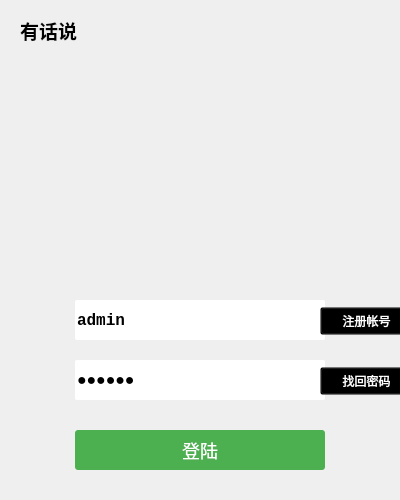
<?xml version="1.0" encoding="UTF-8"?>
<ui version="4.0">
 <class>WidgetLogin</class>
 <widget class="QWidget" name="WidgetLogin">
  <property name="enabled">
   <bool>true</bool>
  </property>
  <property name="geometry">
   <rect>
    <x>0</x>
    <y>0</y>
    <width>400</width>
    <height>500</height>
   </rect>
  </property>
  <property name="minimumSize">
   <size>
    <width>400</width>
    <height>500</height>
   </size>
  </property>
  <property name="maximumSize">
   <size>
    <width>400</width>
    <height>500</height>
   </size>
  </property>
  <property name="windowTitle">
   <string> 有话说</string>
  </property>
  <property name="autoFillBackground">
   <bool>true</bool>
  </property>
  <widget class="QWidget" name="widget" native="true">
   <property name="geometry">
    <rect>
     <x>0</x>
     <y>0</y>
     <width>400</width>
     <height>500</height>
    </rect>
   </property>
   <property name="autoFillBackground">
    <bool>true</bool>
   </property>
   <property name="styleSheet">
    <string notr="true"/>
   </property>
   <widget class="QPushButton" name="closeButton">
    <property name="enabled">
     <bool>true</bool>
    </property>
    <property name="geometry">
     <rect>
      <x>360</x>
      <y>10</y>
      <width>40</width>
      <height>40</height>
     </rect>
    </property>
    <property name="minimumSize">
     <size>
      <width>40</width>
      <height>40</height>
     </size>
    </property>
    <property name="maximumSize">
     <size>
      <width>40</width>
      <height>40</height>
     </size>
    </property>
    <property name="cursor">
     <cursorShape>ArrowCursor</cursorShape>
    </property>
    <property name="toolTip">
     <string>关闭</string>
    </property>
    <property name="toolTipDuration">
     <number>-1</number>
    </property>
    <property name="layoutDirection">
     <enum>Qt::LeftToRight</enum>
    </property>
    <property name="autoFillBackground">
     <bool>false</bool>
    </property>
    <property name="styleSheet">
     <string notr="true">
QPushButton#closeButton:!hover:!pressed{border-image:url(:/images/img/icon_close_gray_button.png);
background-repeat:no-repeat;
background-position:center;} 
QPushButton#closeButton:hover{border-image:url(:/images/img/icon_close_red_button.png);
background-repeat:no-repeat;
background-position:center;}  
 
QPushButton#closeButton:pressed,checked,clicked{border-image:url(:/images/img/icon_close_red_button.png);
background-repeat:no-repeat;
background-position:center;}

QPushButton#closeButton:released{border-image:url(:/images/img/icon_close_red_button.png);
background-repeat:no-repeat;
background-position:center;}</string>
    </property>
    <property name="text">
     <string/>
    </property>
    <property name="checkable">
     <bool>false</bool>
    </property>
    <property name="autoRepeat">
     <bool>false</bool>
    </property>
    <property name="autoExclusive">
     <bool>false</bool>
    </property>
    <property name="autoDefault">
     <bool>false</bool>
    </property>
    <property name="default">
     <bool>false</bool>
    </property>
    <property name="flat">
     <bool>true</bool>
    </property>
   </widget>
   <widget class="QLineEdit" name="accountEdit">
    <property name="geometry">
     <rect>
      <x>75</x>
      <y>300</y>
      <width>250</width>
      <height>40</height>
     </rect>
    </property>
    <property name="sizePolicy">
     <sizepolicy hsizetype="MinimumExpanding" vsizetype="Fixed">
      <horstretch>0</horstretch>
      <verstretch>0</verstretch>
     </sizepolicy>
    </property>
    <property name="minimumSize">
     <size>
      <width>250</width>
      <height>40</height>
     </size>
    </property>
    <property name="maximumSize">
     <size>
      <width>200</width>
      <height>40</height>
     </size>
    </property>
    <property name="font">
     <font>
      <family>Courier New</family>
      <pointsize>12</pointsize>
      <weight>75</weight>
      <bold>true</bold>
     </font>
    </property>
    <property name="toolTip">
     <string>用户名</string>
    </property>
    <property name="statusTip">
     <string/>
    </property>
    <property name="autoFillBackground">
     <bool>false</bool>
    </property>
    <property name="styleSheet">
     <string notr="true">QLineEdit{
border-radius:2px;
}
QLineEdit:hover{
border:1px solid #4CAF50;
} 

</string>
    </property>
    <property name="text">
     <string>admin</string>
    </property>
    <property name="maxLength">
     <number>100</number>
    </property>
    <property name="cursorPosition">
     <number>5</number>
    </property>
    <property name="dragEnabled">
     <bool>false</bool>
    </property>
    <property name="placeholderText">
     <string>用户名</string>
    </property>
    <property name="cursorMoveStyle">
     <enum>Qt::VisualMoveStyle</enum>
    </property>
    <property name="clearButtonEnabled">
     <bool>false</bool>
    </property>
   </widget>
   <widget class="QLineEdit" name="pwdEdit">
    <property name="geometry">
     <rect>
      <x>75</x>
      <y>360</y>
      <width>250</width>
      <height>40</height>
     </rect>
    </property>
    <property name="sizePolicy">
     <sizepolicy hsizetype="MinimumExpanding" vsizetype="Fixed">
      <horstretch>0</horstretch>
      <verstretch>0</verstretch>
     </sizepolicy>
    </property>
    <property name="minimumSize">
     <size>
      <width>250</width>
      <height>40</height>
     </size>
    </property>
    <property name="maximumSize">
     <size>
      <width>200</width>
      <height>40</height>
     </size>
    </property>
    <property name="font">
     <font>
      <family>Courier New</family>
      <pointsize>12</pointsize>
      <weight>75</weight>
      <bold>true</bold>
     </font>
    </property>
    <property name="autoFillBackground">
     <bool>false</bool>
    </property>
    <property name="styleSheet">
     <string notr="true">QLineEdit{
border-radius:2px;
}
QLineEdit:hover{
border:1px solid  #4CAF50;

} 
</string>
    </property>
    <property name="inputMask">
     <string notr="true"/>
    </property>
    <property name="text">
     <string notr="true">123456</string>
    </property>
    <property name="maxLength">
     <number>100</number>
    </property>
    <property name="echoMode">
     <enum>QLineEdit::Password</enum>
    </property>
    <property name="placeholderText">
     <string>密码</string>
    </property>
   </widget>
   <widget class="QLabel" name="titlelabel">
    <property name="geometry">
     <rect>
      <x>20</x>
      <y>10</y>
      <width>81</width>
      <height>41</height>
     </rect>
    </property>
    <property name="font">
     <font>
      <family>仿宋</family>
      <pointsize>14</pointsize>
      <weight>75</weight>
      <bold>true</bold>
     </font>
    </property>
    <property name="text">
     <string>有话说</string>
    </property>
   </widget>
   <widget class="QPushButton" name="loginBtn">
    <property name="geometry">
     <rect>
      <x>75</x>
      <y>430</y>
      <width>250</width>
      <height>40</height>
     </rect>
    </property>
    <property name="minimumSize">
     <size>
      <width>250</width>
      <height>40</height>
     </size>
    </property>
    <property name="maximumSize">
     <size>
      <width>250</width>
      <height>40</height>
     </size>
    </property>
    <property name="font">
     <font>
      <pointsize>-1</pointsize>
     </font>
    </property>
    <property name="styleSheet">
     <string notr="true">QPushButton{
border-radius:3px;
background-color: #4CAF50; /* Green */
color: white;
font-size: 18px;

}
QPushButton:hover{
	background-color:#76CE76;
	border:1px solid #4CAF50;

	}  
QPushButton:pressed{
	background-color:#76CE76;	
	border:1px solid #4CAF50;
	}

</string>
    </property>
    <property name="text">
     <string>登陆</string>
    </property>
    <property name="autoDefault">
     <bool>false</bool>
    </property>
    <property name="default">
     <bool>false</bool>
    </property>
    <property name="flat">
     <bool>false</bool>
    </property>
   </widget>
   <widget class="QLabel" name="headPortrait">
    <property name="geometry">
     <rect>
      <x>100</x>
      <y>70</y>
      <width>200</width>
      <height>200</height>
     </rect>
    </property>
    <property name="styleSheet">
     <string notr="true"/>
    </property>
    <property name="text">
     <string/>
    </property>
    <property name="pixmap">
     <pixmap resource="../image.qrc">:/images/img/tx2.jpg</pixmap>
    </property>
    <property name="scaledContents">
     <bool>true</bool>
    </property>
    <property name="wordWrap">
     <bool>false</bool>
    </property>
   </widget>
   <widget class="QPushButton" name="regBtn">
    <property name="geometry">
     <rect>
      <x>320</x>
      <y>307</y>
      <width>93</width>
      <height>28</height>
     </rect>
    </property>
    <property name="font">
     <font>
      <family>楷体</family>
     </font>
    </property>
    <property name="styleSheet">
     <string notr="true">QPushButton{
	background-color:transparent;
	color:white;
}
QPushButton:hover{
	color:rgb(188, 188, 188)
}
</string>
    </property>
    <property name="text">
     <string>注册帐号</string>
    </property>
   </widget>
   <widget class="QPushButton" name="findPwdBtn">
    <property name="geometry">
     <rect>
      <x>320</x>
      <y>367</y>
      <width>93</width>
      <height>28</height>
     </rect>
    </property>
    <property name="font">
     <font>
      <family>楷体</family>
     </font>
    </property>
    <property name="styleSheet">
     <string notr="true">QPushButton{
	background-color:transparent;
	color:white;
}
QPushButton:hover{
	color:rgb(188, 188, 188);
}
</string>
    </property>
    <property name="text">
     <string>找回密码</string>
    </property>
   </widget>
  </widget>
 </widget>
 <resources>
  <include location="../image.qrc"/>
 </resources>
 <connections/>
</ui>
